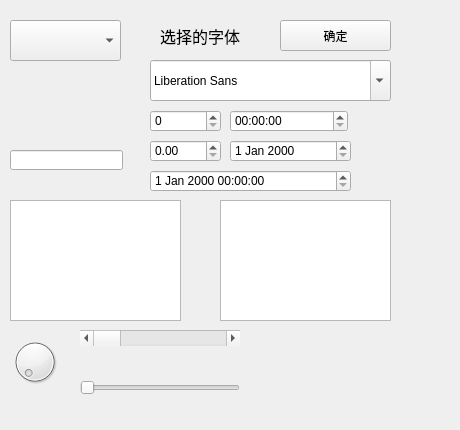
<?xml version="1.0" encoding="UTF-8"?>
<ui version="4.0">
 <class>Widget</class>
 <widget class="QWidget" name="Widget">
  <property name="geometry">
   <rect>
    <x>0</x>
    <y>0</y>
    <width>460</width>
    <height>430</height>
   </rect>
  </property>
  <property name="windowTitle">
   <string>Widget</string>
  </property>
  <widget class="QComboBox" name="comboBox">
   <property name="geometry">
    <rect>
     <x>10</x>
     <y>20</y>
     <width>111</width>
     <height>41</height>
    </rect>
   </property>
  </widget>
  <widget class="QFontComboBox" name="fontComboBox">
   <property name="geometry">
    <rect>
     <x>150</x>
     <y>60</y>
     <width>241</width>
     <height>41</height>
    </rect>
   </property>
  </widget>
  <widget class="QPushButton" name="pushButton">
   <property name="geometry">
    <rect>
     <x>280</x>
     <y>20</y>
     <width>111</width>
     <height>31</height>
    </rect>
   </property>
   <property name="text">
    <string>确定</string>
   </property>
  </widget>
  <widget class="QLabel" name="label">
   <property name="geometry">
    <rect>
     <x>160</x>
     <y>20</y>
     <width>91</width>
     <height>31</height>
    </rect>
   </property>
   <property name="font">
    <font>
     <pointsize>12</pointsize>
    </font>
   </property>
   <property name="text">
    <string>选择的字体</string>
   </property>
  </widget>
  <widget class="QLineEdit" name="lineEdit">
   <property name="geometry">
    <rect>
     <x>10</x>
     <y>150</y>
     <width>113</width>
     <height>20</height>
    </rect>
   </property>
  </widget>
  <widget class="QTextEdit" name="textEdit">
   <property name="geometry">
    <rect>
     <x>10</x>
     <y>200</y>
     <width>171</width>
     <height>121</height>
    </rect>
   </property>
  </widget>
  <widget class="QPlainTextEdit" name="plainTextEdit">
   <property name="geometry">
    <rect>
     <x>220</x>
     <y>200</y>
     <width>171</width>
     <height>121</height>
    </rect>
   </property>
  </widget>
  <widget class="QSpinBox" name="spinBox">
   <property name="geometry">
    <rect>
     <x>150</x>
     <y>110</y>
     <width>71</width>
     <height>22</height>
    </rect>
   </property>
  </widget>
  <widget class="QDoubleSpinBox" name="doubleSpinBox">
   <property name="geometry">
    <rect>
     <x>150</x>
     <y>140</y>
     <width>71</width>
     <height>22</height>
    </rect>
   </property>
  </widget>
  <widget class="QTimeEdit" name="timeEdit">
   <property name="geometry">
    <rect>
     <x>230</x>
     <y>110</y>
     <width>118</width>
     <height>22</height>
    </rect>
   </property>
  </widget>
  <widget class="QDateEdit" name="dateEdit">
   <property name="geometry">
    <rect>
     <x>230</x>
     <y>140</y>
     <width>121</width>
     <height>22</height>
    </rect>
   </property>
  </widget>
  <widget class="QDateTimeEdit" name="dateTimeEdit">
   <property name="geometry">
    <rect>
     <x>150</x>
     <y>170</y>
     <width>201</width>
     <height>22</height>
    </rect>
   </property>
  </widget>
  <widget class="QDial" name="dial">
   <property name="geometry">
    <rect>
     <x>10</x>
     <y>330</y>
     <width>50</width>
     <height>64</height>
    </rect>
   </property>
  </widget>
  <widget class="QScrollBar" name="horizontalScrollBar">
   <property name="geometry">
    <rect>
     <x>80</x>
     <y>330</y>
     <width>160</width>
     <height>16</height>
    </rect>
   </property>
   <property name="orientation">
    <enum>Qt::Horizontal</enum>
   </property>
  </widget>
  <widget class="QSlider" name="horizontalSlider">
   <property name="geometry">
    <rect>
     <x>80</x>
     <y>380</y>
     <width>160</width>
     <height>16</height>
    </rect>
   </property>
   <property name="orientation">
    <enum>Qt::Horizontal</enum>
   </property>
  </widget>
 </widget>
 <layoutdefault spacing="6" margin="11"/>
 <resources/>
 <connections/>
</ui>
